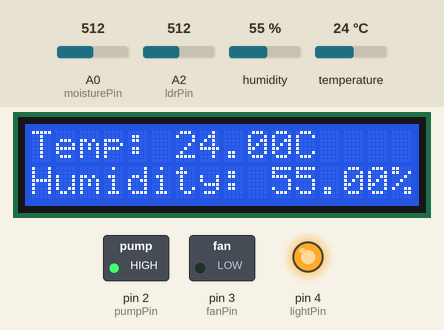
Recording of a sketch running on a simulated Arduino Uno, built with avr-gcc and run on an emulated ATmega328P. On the bench: 16×2 character LCD, switched loads named in the sketch (green lamp = pin HIGH), output pins drawn as LEDs (lit = HIGH). The inputs (shaded band) are chosen by the test bench; at power-on: temperature 24 °C, A0 (moisturePin) = 512, A2 (ldrPin) = 512, humidity 55 %. What the sketch prints to the serial monitor is not drawn.

Above: at 3.2 s.
3.3 s: temperature set to 29.3 °C
At 5.3 s:
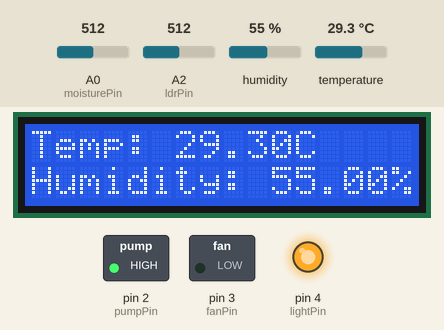
6.0 s: temperature set to 30.8 °C
At 7.1 s:
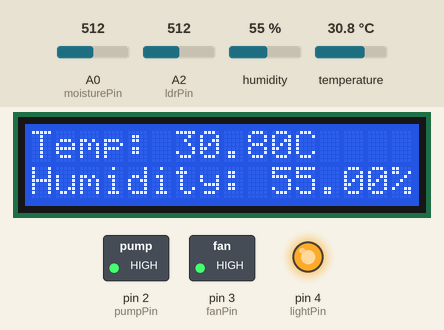
8.7 s: A0 (moisturePin) set to 591
11.4 s: A0 (moisturePin) set to 617
At 13.4 s:
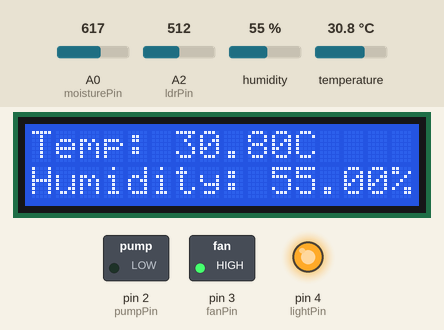
14.1 s: A2 (ldrPin) set to 592
16.8 s: A2 (ldrPin) set to 609
At 19.8 s:
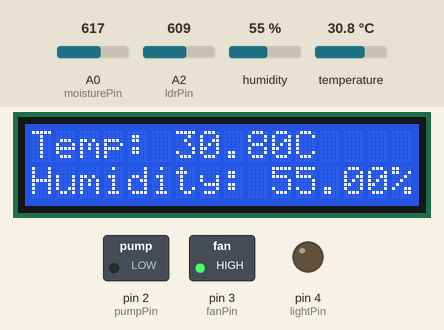
Timing chart, 0 to 20.9 s (numbered marks = the images above; inputs shaded):
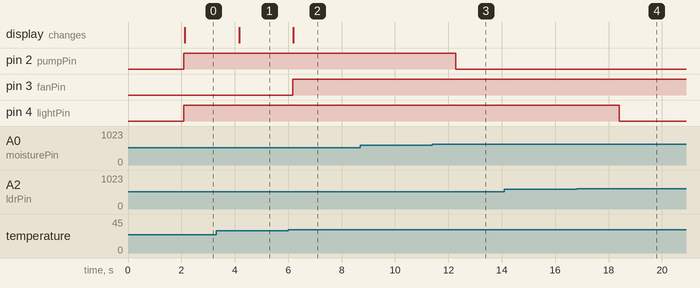

The sketch:

greenhouse_controller.ino
```cpp
/*
  Smart Greenhouse Automation: integrated controller

  Combines the two sketches from the project report (see firmware/original_sketches/):
    - soil moisture  -> water pump
    - light (LDR)    -> grow light
    - temperature    -> cooling fan (via relay)
    - LCD shows temperature and humidity

  Changes from the original sketches:
    - The originals both used D3 and D4 (fan/light vs. DHT/relay), so they could not run
      together. Here the DHT sensor moves to D5; the fan stays on D3 and the light on D4.
    - Temperature for the fan now comes from the DHT sensor (30 C threshold, as in the
      LCD sketch) instead of the raw analog reading (threshold 200).
    - Loop delay is 2 s because the DHT22 should not be read faster than every 2 s.

  NOTE: sensor polarity differs between modules. Check on your hardware whether a LOW
  reading means "dry"/"dark" before relying on the comparisons below.

  Libraries (Arduino Library Manager): "DHT sensor library" and "Adafruit Unified Sensor"
  (Adafruit), and "LiquidCrystal I2C".
*/

#include <Wire.h>
#include <LiquidCrystal_I2C.h>
#include <DHT.h>

// ---------------- Pins ----------------
const int moisturePin = A0;   // soil moisture sensor (analog)
const int ldrPin      = A2;   // light dependent resistor (analog)
const int pumpPin     = 2;    // water pump (via relay)
const int fanPin      = 3;    // cooling fan (via relay)
const int lightPin    = 4;    // grow light strip (via relay)
#define DHTPIN 5              // DHT data pin
#define DHTTYPE DHT22         // report text says DHT11; simulation and sketches use DHT22

// ---------------- Thresholds ----------------
const int   dryThreshold       = 600;   // pump ON when moisture reading < this
const int   intensityThreshold = 600;   // light ON when LDR reading < this
const float tempThresholdC     = 30.0;  // fan ON when temperature > this

DHT dht(DHTPIN, DHTTYPE);
LiquidCrystal_I2C lcd(0x27, 16, 2);  // try 0x3F if the LCD stays blank

void setup() {
  Serial.begin(9600);
  dht.begin();
  lcd.init();
  lcd.backlight();

  pinMode(pumpPin, OUTPUT);
  pinMode(fanPin, OUTPUT);
  pinMode(lightPin, OUTPUT);
  digitalWrite(pumpPin, LOW);
  digitalWrite(fanPin, LOW);
  digitalWrite(lightPin, LOW);

  lcd.setCursor(0, 0);
  lcd.print("Smart Greenhouse");
  delay(2000);
  lcd.clear();
}

void loop() {
  int moistureLevel  = analogRead(moisturePin);
  int intensityLevel = analogRead(ldrPin);
  float temperature  = dht.readTemperature();  // Celsius
  float humidity     = dht.readHumidity();

  // Soil moisture -> pump
  digitalWrite(pumpPin, moistureLevel < dryThreshold ? HIGH : LOW);

  // Light -> grow light
  digitalWrite(lightPin, intensityLevel < intensityThreshold ? HIGH : LOW);

  Serial.print("Moisture: ");  Serial.print(moistureLevel);
  Serial.print("  Light: ");   Serial.print(intensityLevel);

  if (isnan(temperature) || isnan(humidity)) {
    Serial.println("  DHT read failed");
    lcd.clear();
    lcd.setCursor(0, 0);
    lcd.print("Sensor Error!");
    digitalWrite(fanPin, LOW);   // fail safe: fan off if temperature is unknown
    delay(2000);
    return;
  }

  // Temperature -> fan
  digitalWrite(fanPin, temperature > tempThresholdC ? HIGH : LOW);

  Serial.print("  Temp: ");      Serial.print(temperature);
  Serial.print(" C  Humidity: "); Serial.print(humidity);
  Serial.println(" %");

  lcd.clear();
  lcd.setCursor(0, 0);
  lcd.print("Temp: ");
  lcd.print(temperature);
  lcd.print("C");
  lcd.setCursor(0, 1);
  lcd.print("Humidity: ");
  lcd.print(humidity);
  lcd.print("%");

  delay(2000);
}
```

Measured:
- the behaviour switches between 30 and 30.1 °C on temperature (found by bisection; images 1 and 2)
- the behaviour switches between 599 and 600 on A0 (moisturePin) (found by bisection; images 2 and 3)
- the behaviour switches between 599 and 600 on A2 (ldrPin) (found by bisection; images 3 and 4)
- after the input at 3.3 s, the display: changes after 0.86 s (image 1)
- after the input at 6.0 s, pin 3 (fanPin): LOW → HIGH after 0.16 s; the display: changes after 0.20 s (image 2)
- after the input at 8.7 s, every drawn part: stays the same
- after the input at 11.4 s, pin 2 (pumpPin): HIGH → LOW after 0.88 s
- after the input at 14.1 s, every drawn part: stays the same
- after the input at 16.8 s, pin 4 (lightPin): HIGH → LOW after 1.6 s
